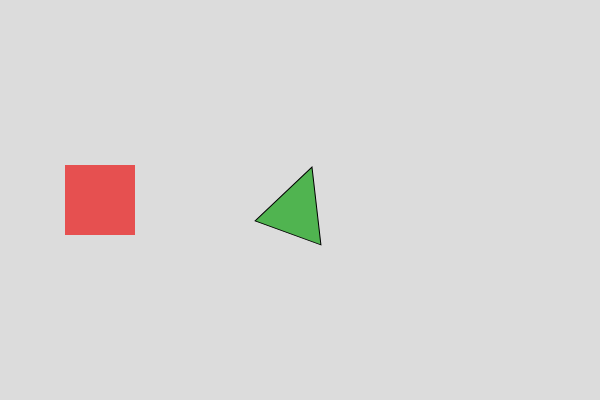
Frame 1 (no input)
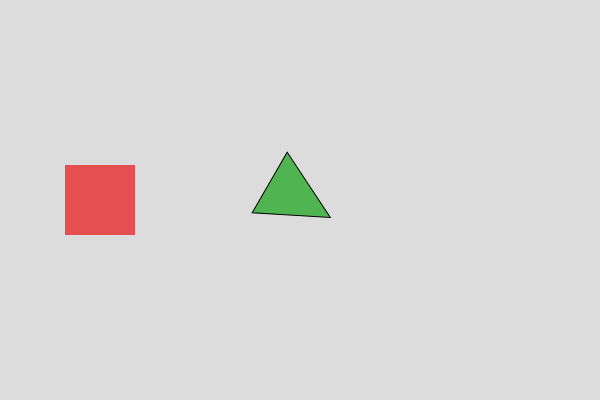
Frame 60 (no input)
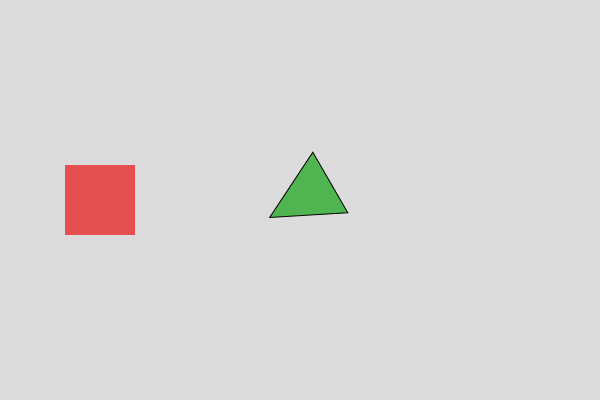
Frame 120 (the mouse pressed at the canvas centre since frame 60)

The p5.js sketch that drew these frames (run headless with seeded random() and noise() and a simulated clock; from frame 60 on, the mouse is pressed at the canvas centre):

// p5.js sketch
// ── sketch.js
function setup() {
  createCanvas(600, 400);
  rectMode(CENTER);
  angleMode(DEGREES); // Define los ángulos en grados
}

function draw() {
  background(220); // Limpia la pantalla en cada fotograma
  // --- CUADRADO (Traslación) ---
  push();
    translate(100, 200);
    fill(230, 80, 80);
    noStroke();
    rect(0, 0, 70, 70);
  pop();

  // --- TRIÁNGULO (Rotación sobre su propio eje) ---
  push();
    translate(300, 200);     // 1. Mueve el origen al centro donde quieres el triángulo
    rotate(frameCount * 20);   // 2. Rota el lienzo en ese punto
    fill(80, 180, 80);
    stroke(0);
    triangle(-35, 35, 0, -35, 35, 35); // 3. Dibuja el triángulo centrado en (0,0)
  pop();
}
